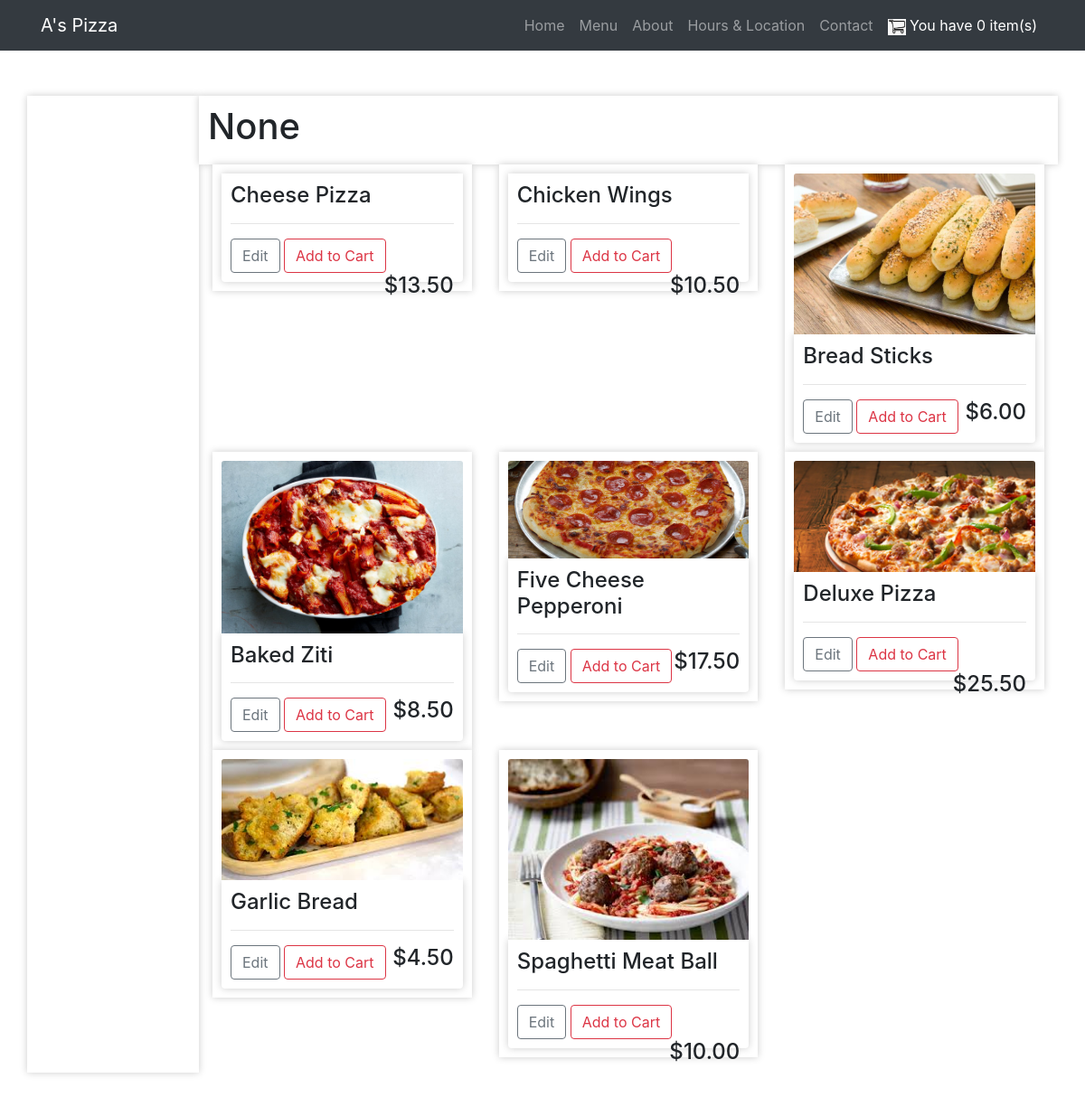
Before: / with the older database file.
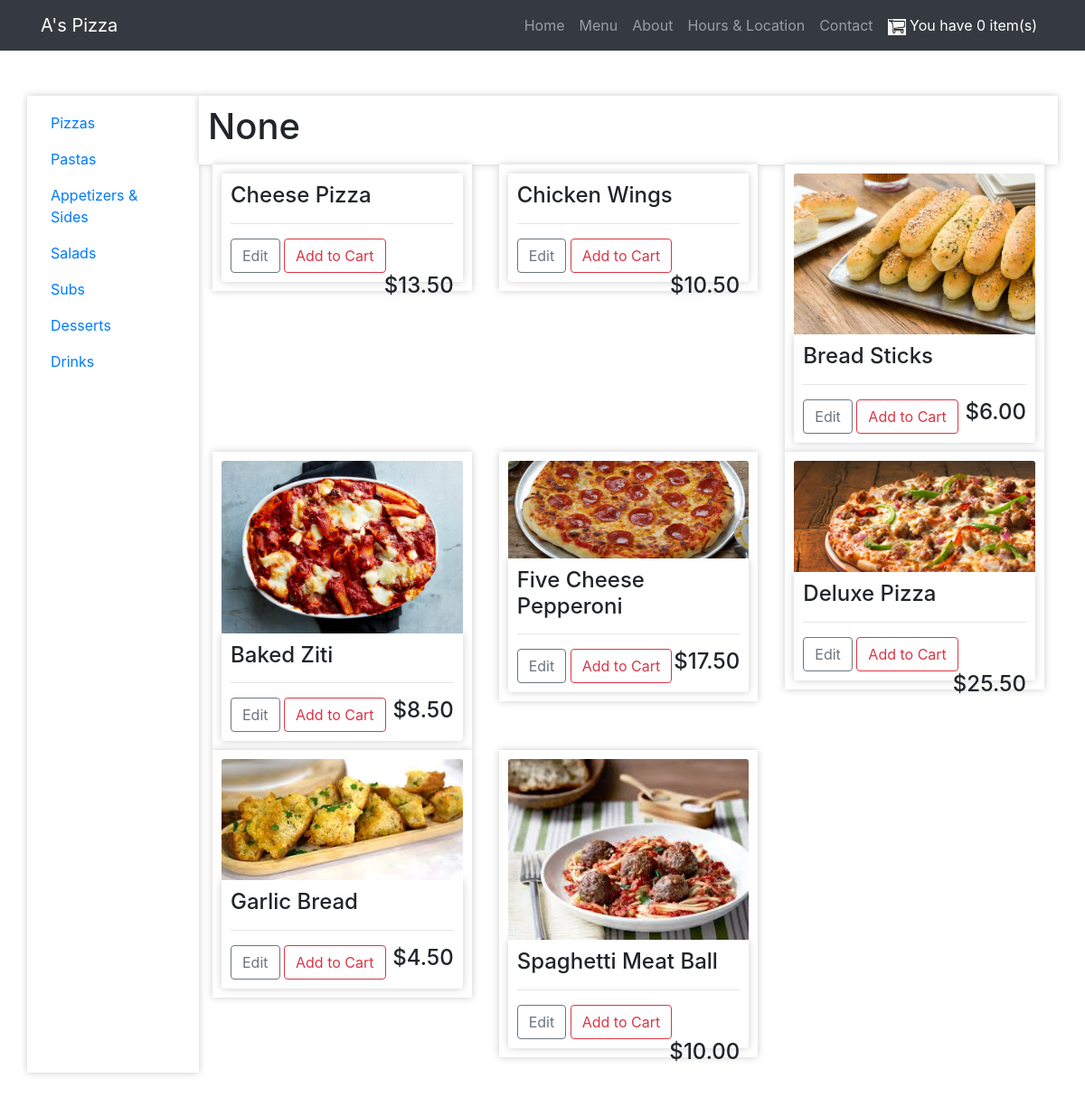
After: the same page with the newer database file.
### store/models.py (models this page shows, shortened)
class Product(models.Model):
    name = models.CharField(max_length=200, null=True)
    price = models.DecimalField(max_digits=10, decimal_places=2)
    img = models.ImageField(null=True, blank=True)
    productType = models.ForeignKey(ProductType, on_delete=models.SET_NULL, null=True, blank=True)

class ProductType(models.Model):
    name = models.CharField(max_length=20)

### store/views.py (the view)
# urls.py: path('', include("store.urls")),
def store(request, productType = None):
    products = Product.objects.all()
    productTypes = ProductType.objects.all()
    context = {'products':products, 'productTypes': productTypes, 'productType': productType}
    context.update(cartData(request))
    return render(request, 'store/store.html', context)

### store/utils.py (called while the page is built)
def cookieCart(request):
    try:
        cart = json.loads(request.COOKIES['cart'])
    except:
        cart = {'delivery':0}
    items = []
    order = {'total':0, 'quantity':0, 'delivery':0}
    try:
        order['delivery'] = cart['delivery']
        for i in cart:
            order['quantity'] += cart[i]['quantity']
            product = Product.objects.get(id=i)
            total = product.price * cart[i]['quantity']
            order['total'] += total
            item = {
                'product': product,
                'quantity': cart[i]['quantity'],
                'total': total
            }
            items.append(item)
    except:
        pass
    return {'items':items, 'order':order}

def cartData(request):
    if request.user.is_authenticated:
        customer = request.user.customer
        order, created = Order.objects.get_or_create(customer=customer)
        items = order.order_item.all()
    else:
        cookieData = cookieCart(request)
        order = cookieData['order']
        items = cookieData['items']
    return {'items':items, 'order':order}

### store/templates/store/store.html (shortened to what this page needs)
{% extends 'base.html' %}
{% load static %}
{% block content %}
<div class="row">
  <div class="col-12 col-lg-2 box-element">
    <ul class="nav flex-column">
      {% for pt in productTypes %}
      <li class="nav-item">
        <a class="nav-link active" href="{% url 'store_product' productType=pt.name %}">{{ pt.name }}</a>
      </li>
      {% endfor %}
    </ul>
  </div>
  <div class="col-lg-10">
    <div class="row box-element" id="section-header">
      <h1>{{productType}}</h1>
    </div>
    <div class="row">
      {% for product in products %}
      <div class="col-lg-4">
        <div class="box-element product">
        {% if product.img != null %}
        <img class="card-img-top img-fluid" src="images/{{ product.img }}">
        {% endif %}
        <div class="card-block box-element">
          <h4 class="card-title">{{product.name}}</h4>
          <hr>
          <a class="btn btn-outline-secondary" href="#">Edit</a>
          <button data-product="{{product.id}}" data-action="add" class="btn btn-outline-danger add-btn update-cart"> Add to Cart</button>
          <h4 style="float: right;">${{product.price|floatformat:2}}</h4>
        </div>
        </div>
      </div>
      {% endfor %}
    </div>
  </div>
</div>
{% endblock %}

### ecommerce/templates/base.html (shortened to what this page needs)
<!DOCTYPE html>
{% load static %}
<html>
<head>
  <link rel="stylesheet" href="https://stackpath.bootstrapcdn.com/bootstrap/4.1.3/css/bootstrap.min.css">
  <link rel="stylesheet" type="text/css" href="{% static 'css/main.css' %}">
</head>
<body>
  <nav class="navbar navbar-expand-lg navbar-dark bg-dark">
      <div class="container">
          <a class="navbar-brand" href="{% url 'store' %}">A's Pizza</a>
          <div class="collapse navbar-collapse" id="navbarSupportedContent">
            <ul class="navbar-nav ml-auto">
              <li class="nav-item"><a class="nav-link" href="{% url 'cart' %}">Home</a></li>
              <li class="nav-item"><a class="nav-link" href="{% url 'store' %}">Menu</a></li>
              <li class="nav-item"><a class="nav-link" href="{% url 'store' %}">About</a></li>
              <li class="nav-item"><a class="nav-link" href="aspizza.com/hours-location/">Hours & Location</a></li>
              <li class="nav-item"><a class="nav-link" href="{% url 'cart' %}">Contact</a></li>
              <li class="nav-item active">
                <a class="nav-link" href="{% url 'cart' %}"><img id="cart-icon" src="{% static 'img/cart.png' %}"> You have {{order.quantity}} item(s)</img></a>
              </li>
            </ul>
          </div>
      </div>
  </nav>
  <div class="main">
    <div class="container">
      {% block content %}{% endblock %}
    </div>
  </div>
</body>
</html>

### static/css/main.css (style rules this page uses)
#cart-icon { width: 20px; }
.card-block { height: 100%; }
.box-element { box-shadow: hsl(0, 0%, 80%) 0 0 8px; background-color: #fff; padding: 10px; }
.card-block { border-radius: 0 0 4px 4px; }
.main { margin: 50px 0; }

Changed rows visible on the page:
added ProductType: name "Pizzas"
added ProductType: name "Pastas"
added ProductType: name "Appetizers & Sides"
added ProductType: name "Salads"
added ProductType: name "Subs"
added ProductType: name "Desserts"
added ProductType: name "Drinks"
